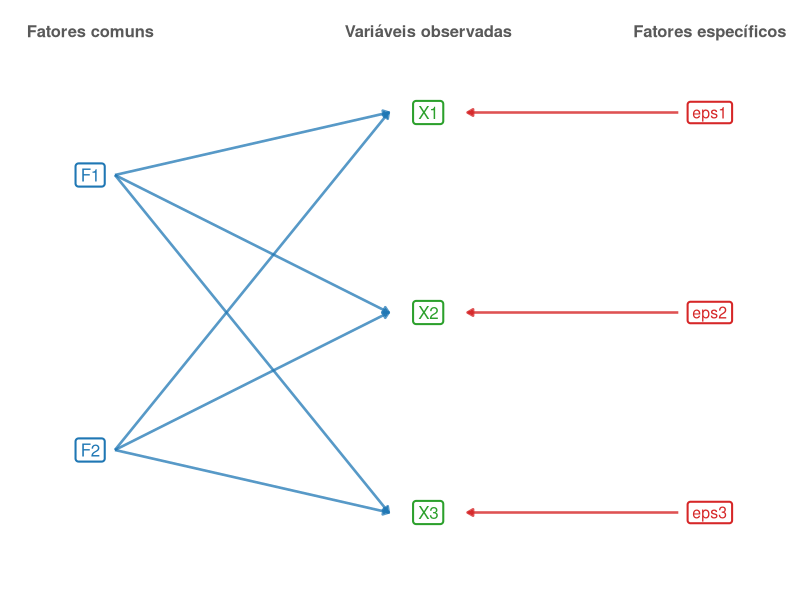
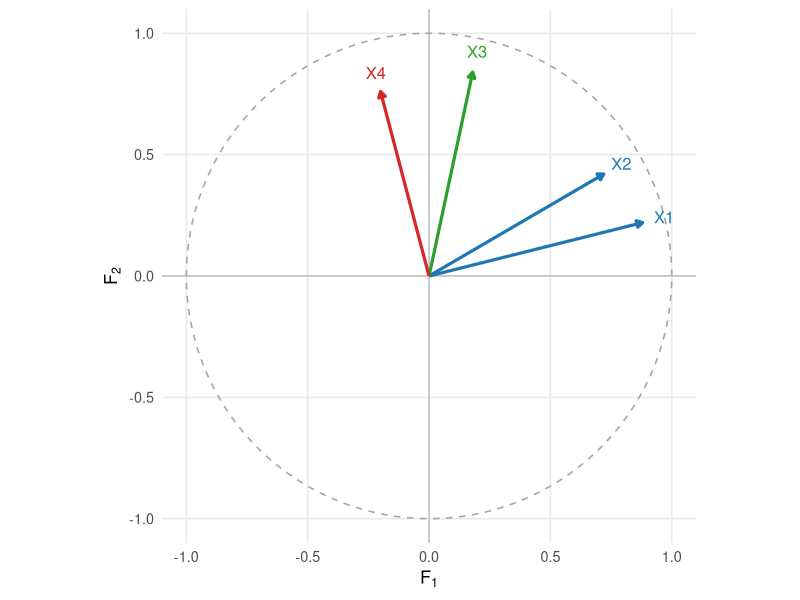
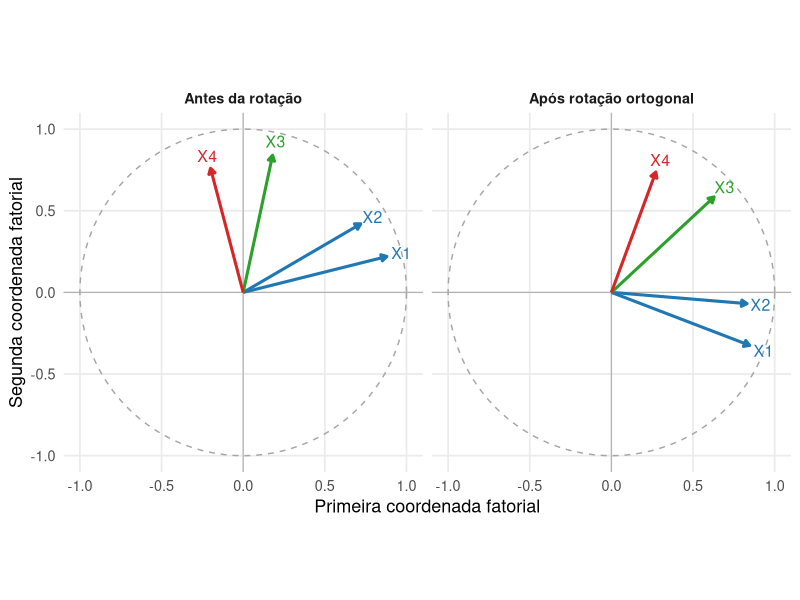
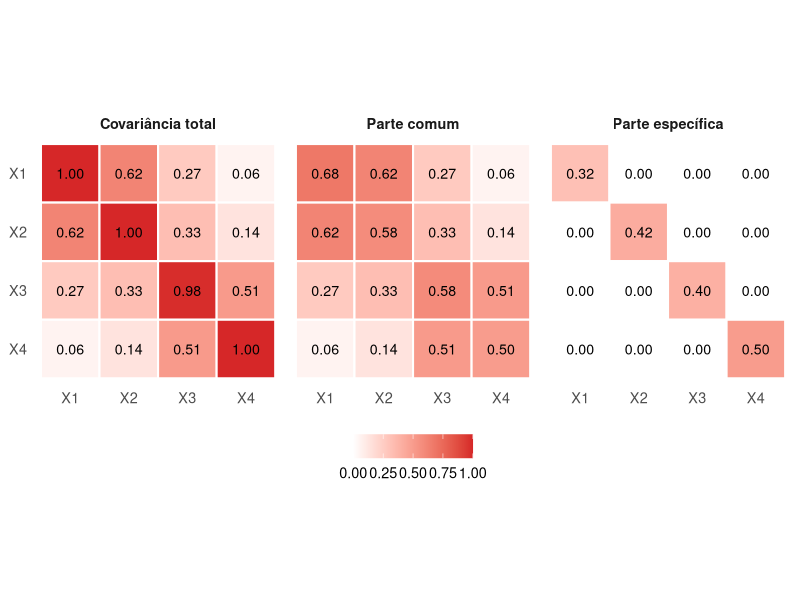

The R script that drew these images, in order:
## ---- chunk 1
#| label: fig-modelo-fatores-comuns
#| echo: false
#| warning: false
#| message: false
#| fig-cap: "Estrutura do modelo de fatores comuns: as variáveis observadas recebem contribuições dos fatores comuns e dos fatores específicos."
#| fig-width: 8
#| fig-height: 5.8
#| fig-align: center

library(ggplot2)

fatores <- data.frame(
  nome = c(
    "F1",
    "F2"
  ),
  x = c(
    0,
    0
  ),
  y = c(
    3.6,
    1.4
  )
)

variaveis <- data.frame(
  nome = c(
    "X1",
    "X2",
    "X3"
  ),
  x = c(
    3,
    3,
    3
  ),
  y = c(
    4.1,
    2.5,
    0.9
  )
)

especificos <- data.frame(
  nome = c(
    "eps1",
    "eps2",
    "eps3"
  ),
  x = c(
    5.5,
    5.5,
    5.5
  ),
  y = c(
    4.1,
    2.5,
    0.9
  )
)

ligacoes_fatores <- expand.grid(
  fator = fatores$nome,
  variavel = variaveis$nome,
  stringsAsFactors = FALSE
)

ligacoes_fatores <- merge(
  ligacoes_fatores,
  fatores,
  by.x = "fator",
  by.y = "nome"
)

names(
  ligacoes_fatores
)[
  names(
    ligacoes_fatores
  ) == "x"
] <- "x0"

names(
  ligacoes_fatores
)[
  names(
    ligacoes_fatores
  ) == "y"
] <- "y0"

ligacoes_fatores <- merge(
  ligacoes_fatores,
  variaveis,
  by.x = "variavel",
  by.y = "nome"
)

ligacoes_especificas <- data.frame(
  x0 = especificos$x,
  y0 = especificos$y,
  x = variaveis$x,
  y = variaveis$y
)

ggplot() +
  geom_segment(
    data = ligacoes_fatores,
    aes(
      x = x0 + 0.22,
      y = y0,
      xend = x - 0.35,
      yend = y
    ),
    linewidth = 0.9,
    color = "#1f77b4",
    alpha = 0.75,
    arrow = grid::arrow(
      length = grid::unit(
        0.16,
        "cm"
      ),
      type = "closed"
    )
  ) +
  geom_segment(
    data = ligacoes_especificas,
    aes(
      x = x0 - 0.28,
      y = y0,
      xend = x + 0.35,
      yend = y
    ),
    linewidth = 0.9,
    color = "#d62728",
    alpha = 0.8,
    arrow = grid::arrow(
      length = grid::unit(
        0.16,
        "cm"
      ),
      type = "closed"
    )
  ) +
  geom_label(
    data = fatores,
    aes(
      x = x,
      y = y,
      label = nome
    ),
    size = 4.3,
    label.size = 0.7,
    color = "#1f77b4",
    fill = "white"
  ) +
  geom_label(
    data = variaveis,
    aes(
      x = x,
      y = y,
      label = nome
    ),
    size = 4.3,
    label.size = 0.7,
    color = "#2ca02c",
    fill = "white"
  ) +
  geom_label(
    data = especificos,
    aes(
      x = x,
      y = y,
      label = nome
    ),
    size = 4,
    label.size = 0.7,
    color = "#d62728",
    fill = "white",
    parse = FALSE
  ) +
  annotate(
    "text",
    x = 0,
    y = 4.75,
    label = "Fatores comuns",
    size = 4.2,
    fontface = "bold",
    color = "gray35"
  ) +
  annotate(
    "text",
    x = 3,
    y = 4.75,
    label = "Variáveis observadas",
    size = 4.2,
    fontface = "bold",
    color = "gray35"
  ) +
  annotate(
    "text",
    x = 5.5,
    y = 4.75,
    label = "Fatores específicos",
    size = 4.2,
    fontface = "bold",
    color = "gray35"
  ) +
  coord_cartesian(
    xlim = c(
      -0.8,
      6.3
    ),
    ylim = c(
      0.2,
      5.0
    ),
    expand = FALSE
  ) +
  labs(
    x = NULL,
    y = NULL
  ) +
  theme_void(
    base_size = 13
  )
## ---- chunk 2
#| label: fig-geometria-cargas-fatoriais
#| echo: false
#| warning: false
#| message: false
#| fig-cap: "Geometria das cargas em um modelo com dois fatores. O comprimento de cada vetor determina a comunalidade e o produto interno entre vetores determina a covariância comum entre as variáveis."
#| fig-width: 7
#| fig-height: 6.5
#| fig-align: center

library(ggplot2)

cargas <- data.frame(
  variavel = c(
    "X1",
    "X2",
    "X3",
    "X4"
  ),
  F1 = c(
    0.88,
    0.72,
    0.18,
    -0.20
  ),
  F2 = c(
    0.22,
    0.42,
    0.84,
    0.76
  )
)

cores <- c(
  "X1" = "#1f77b4",
  "X2" = "#1f77b4",
  "X3" = "#2ca02c",
  "X4" = "#d62728"
)

circulo <- data.frame(
  angulo = seq(
    0,
    2 * pi,
    length.out = 400
  )
)

circulo$x <- cos(
  circulo$angulo
)

circulo$y <- sin(
  circulo$angulo
)

ggplot() +
  geom_hline(
    yintercept = 0,
    linewidth = 0.4,
    color = "gray70"
  ) +
  geom_vline(
    xintercept = 0,
    linewidth = 0.4,
    color = "gray70"
  ) +
  geom_path(
    data = circulo,
    aes(
      x = x,
      y = y
    ),
    linewidth = 0.55,
    linetype = "dashed",
    color = "gray65"
  ) +
  geom_segment(
    data = cargas,
    aes(
      x = 0,
      y = 0,
      xend = F1,
      yend = F2,
      color = variavel
    ),
    linewidth = 1.1,
    arrow = grid::arrow(
      length = grid::unit(
        0.17,
        "cm"
      ),
      type = "closed"
    )
  ) +
  geom_text(
    data = cargas,
    aes(
      x = 1.10 * F1,
      y = 1.10 * F2,
      label = variavel,
      color = variavel
    ),
    size = 4.2,
    show.legend = FALSE
  ) +
  scale_color_manual(
    values = cores,
    name = NULL
  ) +
  coord_equal(
    xlim = c(
      -1.1,
      1.1
    ),
    ylim = c(
      -1.1,
      1.1
    ),
    expand = FALSE
  ) +
  labs(
    x = expression(F[1]),
    y = expression(F[2])
  ) +
  theme_minimal(
    base_size = 13
  ) +
  theme(
    panel.grid.minor = element_blank(),
    legend.position = "none"
  )
## ---- chunk 3
#| label: fig-rotacao-cargas-fatoriais
#| echo: false
#| warning: false
#| message: false
#| fig-cap: "Uma rotação ortogonal modifica as coordenadas das cargas, mas preserva comprimentos, produtos internos, comunalidades e a matriz de covariâncias comuns."
#| fig-width: 9
#| fig-height: 4.8
#| fig-align: center

library(ggplot2)

L_cargas <- matrix(
  c(
    0.88, 0.22,
    0.72, 0.42,
    0.18, 0.84,
   -0.20, 0.76
  ),
  nrow = 4,
  byrow = TRUE
)

theta <- 35 * pi / 180

T_rot <- matrix(
  c(
     cos(theta), -sin(theta),
     sin(theta),  cos(theta)
  ),
  nrow = 2,
  byrow = TRUE
)

L_rot <- L_cargas %*% T_rot

dados_original <- data.frame(
  variavel = c(
    "X1",
    "X2",
    "X3",
    "X4"
  ),
  F1 = L_cargas[, 1],
  F2 = L_cargas[, 2],
  painel = "Antes da rotação"
)

dados_rotacao <- data.frame(
  variavel = c(
    "X1",
    "X2",
    "X3",
    "X4"
  ),
  F1 = L_rot[, 1],
  F2 = L_rot[, 2],
  painel = "Após rotação ortogonal"
)

dados <- rbind(
  dados_original,
  dados_rotacao
)

dados$painel <- factor(
  dados$painel,
  levels = c(
    "Antes da rotação",
    "Após rotação ortogonal"
  )
)

circulo <- data.frame(
  angulo = seq(
    0,
    2 * pi,
    length.out = 400
  )
)

circulo$x <- cos(
  circulo$angulo
)

circulo$y <- sin(
  circulo$angulo
)

cores <- c(
  "X1" = "#1f77b4",
  "X2" = "#1f77b4",
  "X3" = "#2ca02c",
  "X4" = "#d62728"
)

ggplot() +
  geom_hline(
    yintercept = 0,
    linewidth = 0.4,
    color = "gray70"
  ) +
  geom_vline(
    xintercept = 0,
    linewidth = 0.4,
    color = "gray70"
  ) +
  geom_path(
    data = circulo,
    aes(
      x = x,
      y = y
    ),
    linewidth = 0.5,
    linetype = "dashed",
    color = "gray65"
  ) +
  geom_segment(
    data = dados,
    aes(
      x = 0,
      y = 0,
      xend = F1,
      yend = F2,
      color = variavel
    ),
    linewidth = 1.05,
    arrow = grid::arrow(
      length = grid::unit(
        0.16,
        "cm"
      ),
      type = "closed"
    )
  ) +
  geom_text(
    data = dados,
    aes(
      x = 1.10 * F1,
      y = 1.10 * F2,
      label = variavel,
      color = variavel
    ),
    size = 4,
    show.legend = FALSE
  ) +
  facet_wrap(
    vars(painel)
  ) +
  scale_color_manual(
    values = cores,
    name = NULL
  ) +
  coord_equal(
    xlim = c(
      -1.1,
      1.1
    ),
    ylim = c(
      -1.1,
      1.1
    ),
    expand = FALSE
  ) +
  labs(
    x = "Primeira coordenada fatorial",
    y = "Segunda coordenada fatorial"
  ) +
  theme_minimal(
    base_size = 13
  ) +
  theme(
    panel.grid.minor = element_blank(),
    legend.position = "none",
    strip.text = element_text(
      face = "bold"
    )
  )
## ---- chunk 4
#| label: fig-decomposicao-covariancia-fatorial
#| echo: false
#| warning: false
#| message: false
#| fig-cap: "Decomposição de uma matriz de covariâncias em estrutura comum, produzida pelas cargas fatoriais, e estrutura específica diagonal."
#| fig-width: 10
#| fig-height: 4.3
#| fig-align: center

library(ggplot2)

L_cargas <- matrix(
  c(
    0.80,  0.20,
    0.70,  0.30,
    0.15,  0.75,
   -0.10,  0.70
  ),
  nrow = 4,
  byrow = TRUE
)

Psi <- diag(
  c(
    0.32,
    0.42,
    0.40,
    0.50
  )
)

Sigma_comum <- L_cargas %*%
  t(L_cargas)

Sigma_total <- Sigma_comum +
  Psi

matriz_para_dados <- function(
  M,
  painel
) {

  dados <- as.data.frame(
    as.table(M)
  )

  names(dados) <- c(
    "linha",
    "coluna",
    "valor"
  )

  dados$linha <- factor(
    dados$linha,
    levels = rev(
      rownames(M)
    )
  )

  dados$coluna <- factor(
    dados$coluna,
    levels = colnames(M)
  )

  dados$painel <- painel

  dados
}

rownames(Sigma_total) <- paste0(
  "X",
  1:4
)

colnames(Sigma_total) <- paste0(
  "X",
  1:4
)

rownames(Sigma_comum) <- paste0(
  "X",
  1:4
)

colnames(Sigma_comum) <- paste0(
  "X",
  1:4
)

rownames(Psi) <- paste0(
  "X",
  1:4
)

colnames(Psi) <- paste0(
  "X",
  1:4
)

dados_figura <- rbind(
  matriz_para_dados(
    Sigma_total,
    "Covariância total"
  ),
  matriz_para_dados(
    Sigma_comum,
    "Parte comum"
  ),
  matriz_para_dados(
    Psi,
    "Parte específica"
  )
)

dados_figura$painel <- factor(
  dados_figura$painel,
  levels = c(
    "Covariância total",
    "Parte comum",
    "Parte específica"
  )
)

ggplot(
  dados_figura,
  aes(
    x = coluna,
    y = linha,
    fill = valor
  )
) +
  geom_tile(
    color = "white",
    linewidth = 0.7
  ) +
  geom_text(
    aes(
      label = sprintf(
        "%.2f",
        valor
      )
    ),
    size = 3.6
  ) +
  facet_wrap(
    vars(painel),
    nrow = 1
  ) +
  scale_fill_gradient2(
    low = "#1f77b4",
    mid = "white",
    high = "#d62728",
    midpoint = 0,
    name = NULL
  ) +
  coord_equal() +
  labs(
    x = NULL,
    y = NULL
  ) +
  theme_minimal(
    base_size = 13
  ) +
  theme(
    panel.grid = element_blank(),
    strip.text = element_text(
      face = "bold"
    ),
    legend.position = "bottom"
  )
